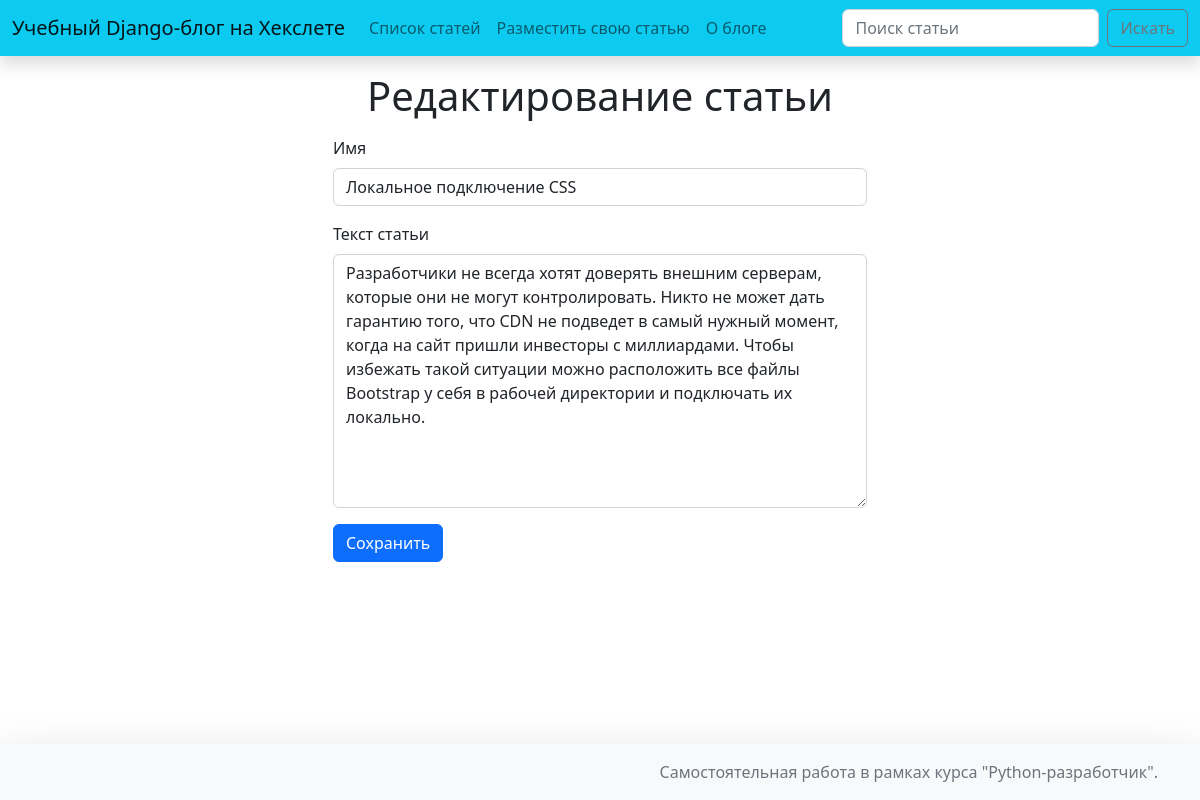
/articles/12/edit/, run on the app's committed database.
### hexlet_django_blog/article/models.py (models this page shows, shortened)
class Article(models.Model):
    name = models.CharField(max_length=200)  # название статьи
    body = models.TextField()  # тело статьи
    timestamp = models.DateTimeField(auto_now_add=True)

### hexlet_django_blog/article/views.py (the view, shortened to what this page needs)
# urls.py: path('<int:id>/edit/', views.ArticleEditView.as_view(), name='article_update'),
class ArticleEditView(View):
    def get(self, request, *args, **kwargs):
        article_id = kwargs.get('id')
        article = Article.objects.get(id=article_id)
        form = ArticleForm(instance=article)
        return render(request, 'articles/update.html', {'form': form, 'article_id': article_id})

### hexlet_django_blog/article/forms.py
class ArticleForm(ModelForm):
    class Meta:
        model = Article
        fields = ['name', 'body']
        labels = {
            'name': 'Имя',
            'body': 'Текст статьи'
        }

### hexlet_django_blog/templates/articles/update.html (shortened to what this page needs)
{% extends 'layout/default.html' %}
{% load django_bootstrap5 %}
{% block title %}Редактирование статьи{% endblock %}
{% block content %}
<div class="container">
    <div class="row">
        <div class="col-6 mx-auto">
            <form action="{% url 'articles_update' id=article_id %}" method="post">
                {% bootstrap_form form %}
                <button type="submit" class="btn btn-primary">Сохранить</button>
            </form>
        </div>
    </div>
</div>
{% endblock %}

### data on the page
Article: name "Локальное подключение CSS", body "Разработчики не всегда хотят доверять внешним серверам, которые они не могут контролировать. Никто не может дать гарантию того, что CDN не подведет в самый нужный момент, когда на сайт пришли инвесторы с миллиардами. Чтобы избежать такой ситуации можно расположить все файлы Bootstrap у себя в рабочей директории и подключать их локально."
